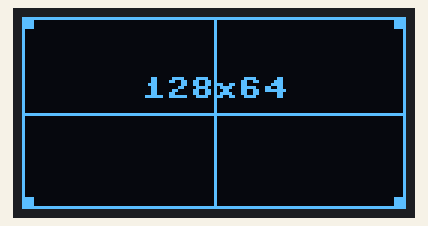
Recording of a program running on a simulated ESP32 board running MicroPython. Shown: 128×64 one-colour display. Library files of the repository ran but are not shown: ssd1306.py; what the program prints to the serial console is not drawn. At 0.1 s the program stops and its outputs stay as they are.

Above: at 0.1 s.

The program:

09_border.py
```python
# Holds a border around the full 128x64 lit area, for sizing a bezel.
# Corner ticks mark the exact extents. Runs until you unplug it.
import time
from machine import Pin, I2C, SoftI2C
from ssd1306 import SSD1306_I2C

try:
    i2c = I2C(0, sda=Pin(5), scl=Pin(6), freq=400000)
except Exception:
    i2c = SoftI2C(sda=Pin(5), scl=Pin(6), freq=400000)
oled = SSD1306_I2C(128, 64, i2c)
oled.contrast(255)

oled.fill(0)
oled.rect(0, 0, 128, 64, 1)          # exact edge of the lit area
for x, y in ((0, 0), (127, 0), (0, 63), (127, 63)):
    oled.fill_rect(max(x - 3, 0), max(y - 3, 0), 4, 4, 1)   # corner blocks
oled.hline(0, 32, 128, 1)            # centre lines, for centring the window
oled.vline(64, 0, 64, 1)
oled.text("128x64", 40, 20, 1)
oled.show()
print("border held. active area is 128x64 px, about 22 x 11 mm.")
print("unplug and replug when you're done to get the ceremony back.")
```
